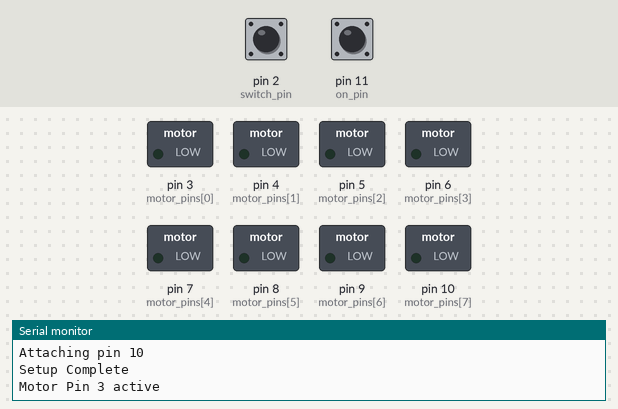
Simulated run of this sketch. Board: Arduino Uno, built with avr-gcc and run on an emulated ATmega328P. On the bench: switched loads named in the sketch (green lamp = pin HIGH), the last lines printed to the serial monitor. The test bench sets the inputs (shaded band); at power-on: pin 11 (on_pin) HIGH, pin 2 (switch_pin) HIGH.

Above: at 1.3 s.
1.4 s: pin 11 (on_pin) pulled LOW for 0.15 s
At 2.1 s:
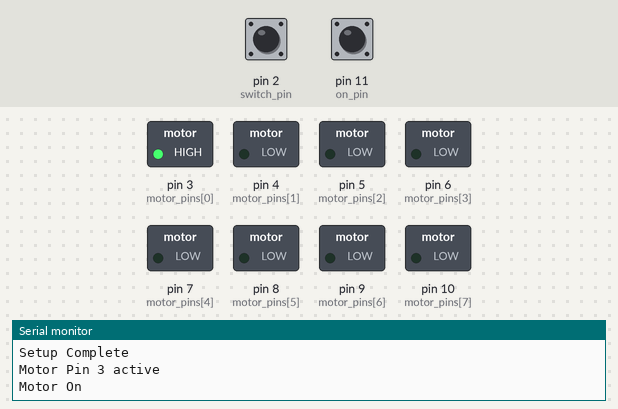
4.5 s: pin 2 (switch_pin) pulled LOW for 0.15 s
7.6 s: pin 11 (on_pin) pulled LOW for 1 s
At 8.0 s:
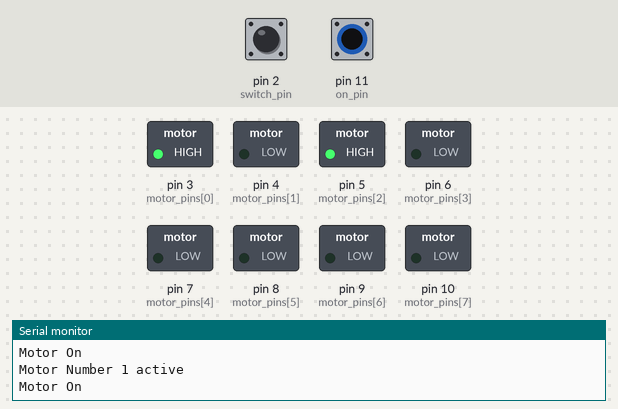
11.6 s: pin 11 (on_pin) pulled LOW for 3.2 s
At 17.7 s:
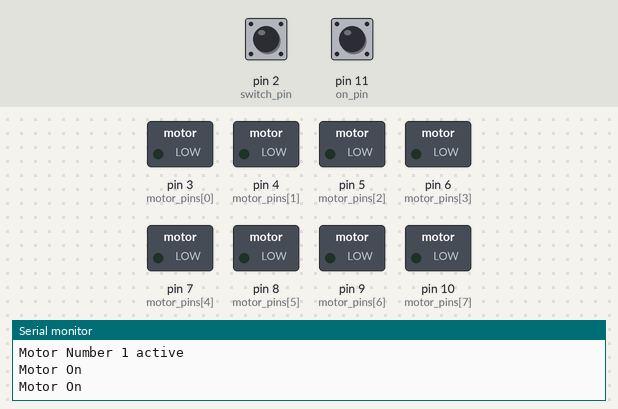
17.8 s: pin 2 (switch_pin) driven LOW and pin 11 (on_pin) driven LOW
At 18.2 s:
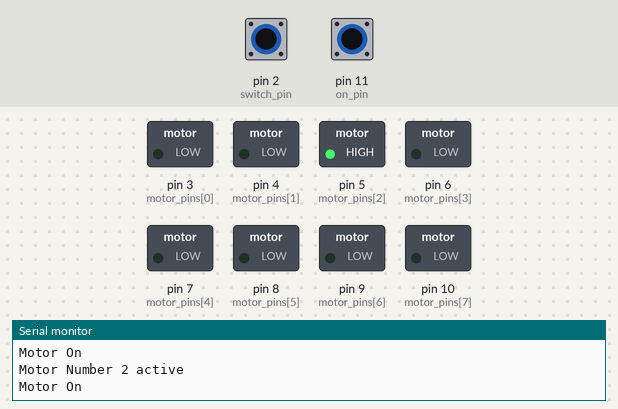
19.3 s: pin 2 (switch_pin) pulsed HIGH 2 times (0.12 s each, 0.3 s apart)
At 23.2 s:
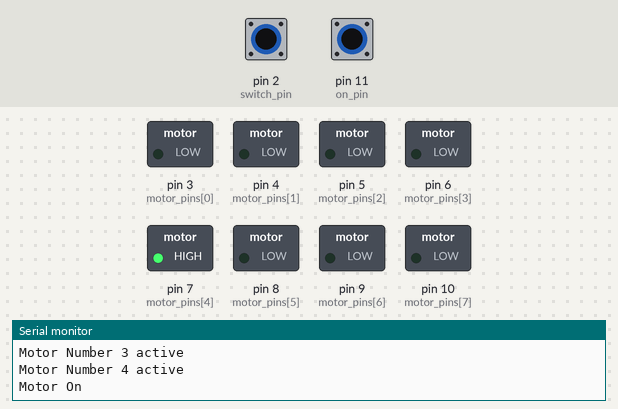
Timing chart, 0 to 23.9 s (numbered marks = the images above; inputs shaded):
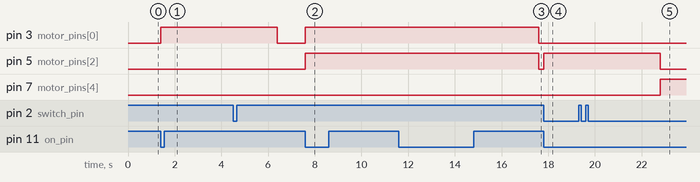

Measured:
- after the input at 1.4 s, pin 3 (motor_pins[0]): LOW → HIGH at once
- after the input at 7.6 s, pin 3 (motor_pins[0]), pin 5 (motor_pins[2]): LOW → HIGH at once
- after the input at 11.6 s, pin 3 (motor_pins[0]), pin 5 (motor_pins[2]): HIGH → LOW after 6.0 s instead of 1.0 s
- after the input at 17.8 s, pin 5 (motor_pins[2]): LOW → HIGH at once
- after the input at 19.3 s, pin 5 (motor_pins[2]): HIGH → LOW after 3.5 s; pin 7 (motor_pins[4]): LOW → HIGH after 3.5 s

The sketch:

motor_control.ino
```cpp
int motor_pins[8] = {3,4,5,6,7,8,9,10};
int switch_pin = 2; // Needs to be an interrupt pin
int on_pin = 11;
int motor_num = 0;
int motor_1 = 0;
int motor_2 = 0;
int start = 1;
int time_on = 5000;

void setup() {
  // put your setup code here, to run once:
  Serial.begin(9600);
  Serial.println("Beginning Setup");
  pinMode(switch_pin, INPUT_PULLUP);
  attachInterrupt(digitalPinToInterrupt(switch_pin),button_press,FALLING); // interrupt pin to switch which motor will buzz
  pinMode(on_pin, INPUT_PULLUP);
  for (int i = 0; i < 8; i++) {
    Serial.print("Attaching pin ");
    Serial.println(motor_pins[i]);
    pinMode(motor_pins[i], OUTPUT); // initialize all motor pins to just digital output
  }
  Serial.println("Setup Complete");
  Serial.print("Motor Pin ");
  Serial.print(motor_pins[motor_num]);
  Serial.println(" active");
}

int increment = 0;
void loop() {
  // put your main code here, to run repeatedly:
  if (digitalRead(on_pin) == LOW) {
    Serial.println("Motor On");
    motor_1 = (int) floor(motor_num/2.0)*2;
    motor_2 = (int) (ceil(motor_num/2.0)*2) % 8 ; // need to mod by 8 so that for a 7 we get 6 and 0

    digitalWrite(motor_pins[motor_1], HIGH);
    digitalWrite(motor_pins[motor_2], HIGH);
    delay(time_on); // leave high for half a second
    digitalWrite(motor_pins[motor_1], LOW);
    digitalWrite(motor_pins[motor_2], LOW);
  }
}

void button_press() {
  // Interrupt service routine for motor button switching
  static unsigned long last_interrupt_time = 0;
  unsigned long interrupt_time = millis();
  // If interrupts come faster than 200ms, assume it's a bounce and ignore
  if (interrupt_time - last_interrupt_time > 200)
  {
    motor_num = (motor_num + 1) % 8;
    Serial.print("Motor Number ");
    Serial.print(motor_num);
    Serial.println(" active");
  }
  last_interrupt_time = interrupt_time;
}
```
